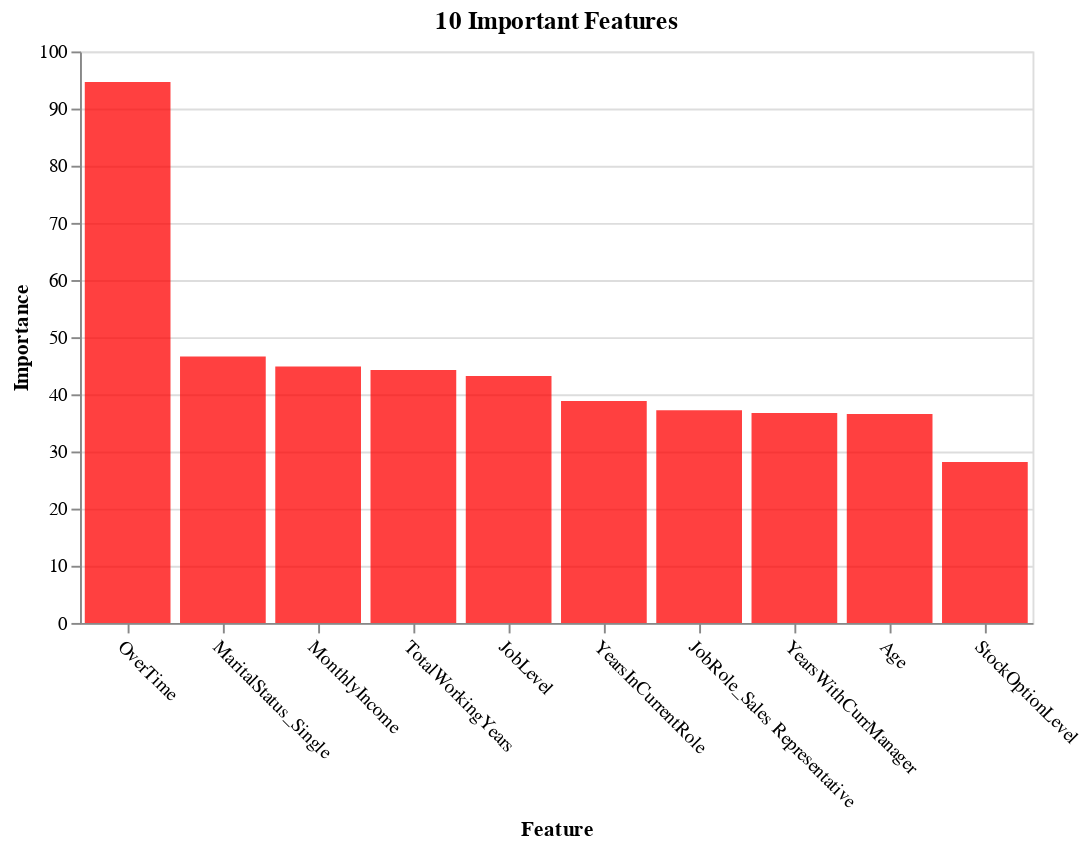

The notebook cell saved with this chart:
### Code cell
import altair as alt

imp_features_fscore = imp_features_score.scores_[imp_features_indices]

df = pd.DataFrame({'features': imp_features,'importances': imp_features_fscore})
    
alt.Chart(df, 
    width=500, 
    title='10 Important Features'
    ).mark_bar(opacity=0.75,                       
    color='red').encode(
    alt.X('features', title='Feature', sort=None, axis=alt.AxisConfig(labelAngle=45)),
    alt.Y('importances', title='Importance'))

### Figure 1 — Vega-Lite specification as saved in the notebook (floating-point values rounded to 4 significant figures)
{"config": {"view": {"continuousWidth": 400, "continuousHeight": 300}}, "data": {"name": "data-f3757978c78ff9dedff1f3e6dde72843"}, "mark": {"type": "bar", "color": "red", "opacity": 0.75}, "encoding": {"x": {"type": "nominal", "axis": {"labelAngle": 45}, "field": "features", "sort": null, "title": "Feature"}, "y": {"type": "quantitative", "field": "importances", "title": "Importance"}}, "title": "10 Important Features", "width": 500, "$schema": "https://vega.github.io/schema/vega-lite/v4.8.1.json", "datasets": {"data-f3757978c78ff9dedff1f3e6dde72843": [{"features": "OverTime", "importances": 94.66}, {"features": "MaritalStatus_Single", "importances": 46.61}, {"features": "MonthlyIncome", "importances": 44.85}, {"features": "TotalWorkingYears", "importances": 44.25}, {"features": "JobLevel", "importances": 43.22}, {"features": "YearsInCurrentRole", "importances": 38.84}, {"features": "JobRole_Sales Representative", "importances": 37.21}, {"features": "YearsWithCurrManager", "importances": 36.71}, {"features": "Age", "importances": 36.56}, {"features": "StockOptionLevel", "importances": 28.14}]}}
